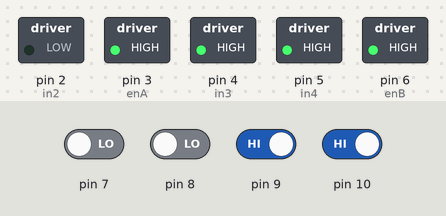
A sketch run on a simulated Arduino Mega 2560, built with avr-gcc and run on an emulated ATmega2560. Parts: switched loads named in the sketch (green lamp = pin HIGH). The test bench sets the inputs (shaded band); at power-on: pin 9, pin 10 HIGH, pin 7, pin 8 LOW. Pins used as bus, display or sensor lines are not drawn.

Above: at 1.2 s.
1.3 s: pin 7 driven HIGH
At 2.5 s:
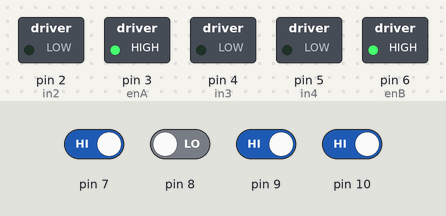
2.8 s: pin 8 driven HIGH
At 4.1 s:
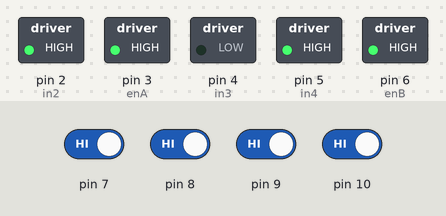
5.8 s: pin 7 driven LOW
At 6.7 s:
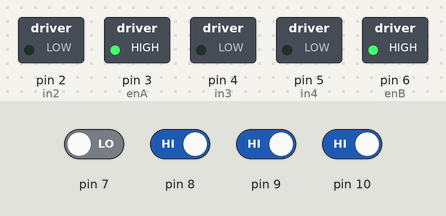
7.3 s: pin 8 driven LOW
At 8.4 s:
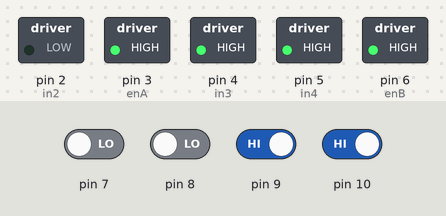
8.8 s: pin 9 driven LOW and pin 10 driven LOW
At 9.7 s:
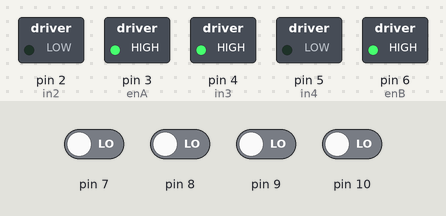
Timing chart, 0 to 11.3 s (numbered marks = the images above; inputs shaded):
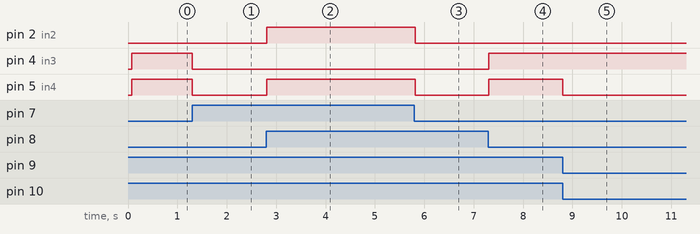

The sketch:

prototype.ino
```cpp
#include <SPI.h>
#include <MFRC522.h>

#define SS_PIN 53
#define RST_PIN 35

MFRC522 rfid(SS_PIN, RST_PIN); // Instance of the class

//counter for defining a dynamic array
int id_counter = 0;
//array of rfids
String ids[4];

//change to false
bool isRunning = true;

MFRC522::MIFARE_Key key;

int sensor1 = 0;
int sensor2 = 0;
int sensor3 = 0;
int sensor4 = 0;

// motor one
int enA = 3;
int in1 = 1;
int in2 = 2;
// motor two
int enB = 6;
int in3 = 4;
int in4 = 5;

void setup() {
  Serial.begin(9600);
  setupMotors();
  setupRFID();
  setupSensors();
}

void loop() {
  if(isRunning){
    readRFID();
    checkSensors();
  }
}

void setupMotors(){
  // set all the motor control pins to outputs
  pinMode(enA, OUTPUT);
  pinMode(enB, OUTPUT);

  //left
  pinMode(in1, OUTPUT);
  pinMode(in2, OUTPUT);

  //right
  pinMode(in3, OUTPUT);
  pinMode(in4, OUTPUT);

  analogWrite(enA, 255);
  analogWrite(enB, 255);
}

void setupRFID() {
  SPI.begin(); // Init SPI bus
  rfid.PCD_Init(); // Init MFRC522

  for (byte i = 0; i < 6; i++) {
    key.keyByte[i] = 0xFF;
  }
}

  //infrared sensor setup
void setupSensors() {
  pinMode(sensor1, INPUT);
  pinMode(sensor2, INPUT);
  pinMode(sensor3, INPUT);
  pinMode(sensor4, INPUT);
}

//if sensor values are LOW they detected a black line
void checkSensors(){
  sensor1 = digitalRead(7); //left
  sensor2 = digitalRead(8); //left inner
  sensor3 = digitalRead(9); //right inner
  sensor4 = digitalRead(10); //right


  //single sensors
  if((sensor1 == HIGH || sensor2 == HIGH) && sensor3 == LOW && sensor4 == LOW){
    left();
  }else if(sensor1 == LOW && sensor2 == LOW && (sensor3 == HIGH || sensor4 == HIGH)){
    right();
  }

  //multiple sensors

  else if(sensor1 == LOW && sensor2 == HIGH && sensor3 == HIGH && sensor4 == LOW){
    forward();
  }else if (sensor1 == HIGH && sensor2 == HIGH && sensor3 == HIGH && sensor4 == HIGH){
    forward();
  }else if (sensor1 == LOW && sensor2 == LOW && sensor3 == LOW && sensor4 == LOW){
    backward();
  }else if (sensor1 == HIGH && sensor2 == LOW && sensor3 == LOW && sensor4 == HIGH){
    forward(); //change to right?
  }else{
    reset();
  }

}

void backward(){
  digitalWrite(in1, HIGH);
  digitalWrite(in2, LOW);

  digitalWrite(in3, HIGH);
  digitalWrite(in4, LOW);
}

void forward(){
  digitalWrite(in1, LOW);
  digitalWrite(in2, HIGH);

  digitalWrite(in3, LOW);
  digitalWrite(in4, HIGH);
}

void left(){
  digitalWrite(in1, HIGH);
  digitalWrite(in2, HIGH);

  digitalWrite(in3, LOW);
  digitalWrite(in4, LOW);
}

void right(){
  digitalWrite(in1, LOW);
  digitalWrite(in2, LOW);

  digitalWrite(in3, HIGH);
  digitalWrite(in4, HIGH);
}

void reset(){
  analogWrite(enA, 255);
  analogWrite(enB, 255);

  digitalWrite(in1, LOW);
  digitalWrite(in2, LOW);

  digitalWrite(in3, LOW);
  digitalWrite(in4, LOW);
}

void rotateRight(){
  right();
  delay(3000);
}

void rotateLeft(){
  left();
  delay(3000);
}

void turnAround(){
  right();
  delay(6000);
}

void readRFID(){
    // Look for new cards
    if ( ! rfid.PICC_IsNewCardPresent())
      return;

    // Verify if the NUID has been readed
    if ( ! rfid.PICC_ReadCardSerial())
      return;

    // Read sector 1 block 4
    byte trailerBlock   = 7;
    byte sector         = 1;
    byte blockAddr      = 4;

    MFRC522::StatusCode status;
    byte buffer[18];
    byte size = sizeof(buffer);

    // Authenticate
    status = (MFRC522::StatusCode) rfid.PCD_Authenticate(MFRC522::PICC_CMD_MF_AUTH_KEY_A, trailerBlock, &key, &(rfid.uid));
    if (status != MFRC522::STATUS_OK) {
        Serial.print(F("PCD_Authenticate() failed: "));
        Serial.println(rfid.GetStatusCodeName(status));
        return;
    }

    // Read data from the block
    status = (MFRC522::StatusCode) rfid.MIFARE_Read(blockAddr, buffer, &size);
    if (status != MFRC522::STATUS_OK) {
        Serial.print(F("MIFARE_Read() failed: "));
        Serial.println(rfid.GetStatusCodeName(status));
    }

    if(id_counter <= 4){
      ids[id_counter] = buffer[0] + ":" + buffer[1];
      id_counter++;
    }else{
      executeId(buffer[0] + ":" + buffer[1]);
    }

    Serial.print (buffer[0]);
    Serial.print (":");
    Serial.println (buffer[1]);

    // Halt PICC
    rfid.PICC_HaltA();
    // Stop encryption on PCD
    rfid.PCD_StopCrypto1();
}

void executeId(String result){
  if(result == ids[0]){
    isRunning = true;
  }else if(result == ids[1]){
    rotateRight();
  }else if(result == ids[2]){
    turnAround();
  }else if(result == ids[3]){
    isRunning = false;
  }
}
```

Measured:
- after the input at 1.3 s, pin 4 (in3), pin 5 (in4): HIGH → LOW at once
- after the input at 2.8 s, pin 2 (in2), pin 5 (in4): LOW → HIGH at once
- after the input at 5.8 s, pin 2 (in2), pin 5 (in4): HIGH → LOW at once
- after the input at 7.3 s, pin 4 (in3), pin 5 (in4): LOW → HIGH at once
- after the input at 8.8 s, pin 5 (in4): HIGH → LOW at once
